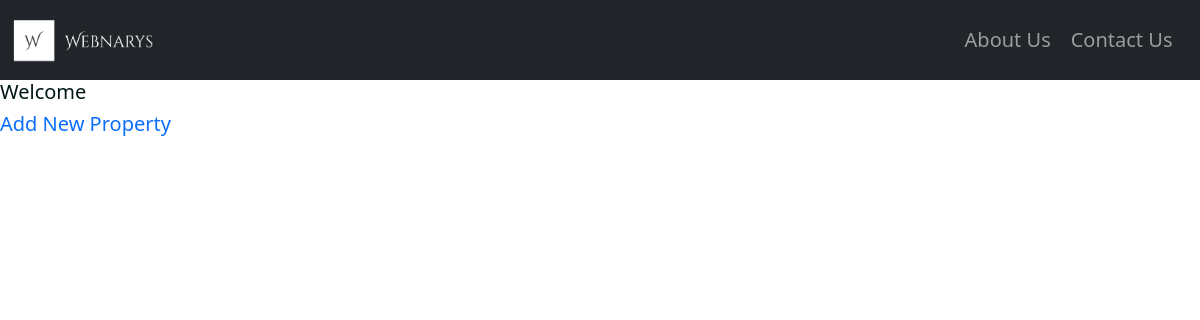
Page /listings on the earlier database version.
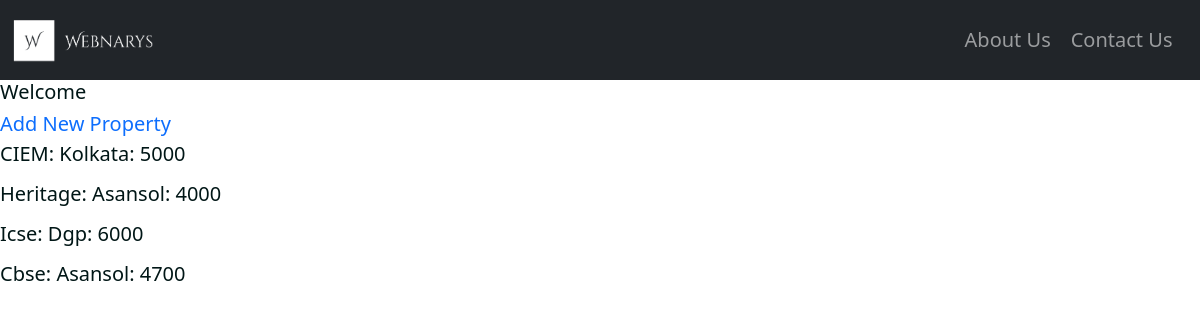
Same page on the later database version.
### home/models.py (models this page shows, shortened)
class Property(models.Model):
    institute_name= models.CharField(max_length=250)
    address= models.CharField(max_length=250)
    rent= models.IntegerField()

### home/views.py (the view)
# urls.py: path('listings', PropertyListView.as_view(), name='listings'),
class PropertyListView(ListView):
    model= Property
    template_name= "listings.html"

### templates/listings.html (shortened to what this page needs)
{% extends 'base.html' %}
{%block body %}
    <h2>Welcome </h2>
    <a href='{% url "add" %}'>Add New Property</a>
    {% for property in object_list %}
        <p> {{property.institute_name}}: {{property.address}}: {{property.rent}} </p>
    {% endfor %}
{%endblock body%}

### templates/base.html (shortened to what this page needs)
<!doctype html>
<html lang="en">
<head>
  <link href="https://cdn.jsdelivr.net/npm/bootstrap@5.0.1/dist/css/bootstrap.min.css" rel="stylesheet"
>
  {% load static %}
  <link href="{% static 'style.css' %}" rel="stylesheet">
</head>
<body>
  <nav class="navbar navbar-expand-lg navbar-dark bg-dark">
    <div class="container-fluid">
      <a class="navbar-brand" href="/">
        <img src="../static/images/logo.png" alt="company-logo" height="50x" width="auto" />
      </a>
      <div class="collapse navbar-collapse" id="navbarSupportedContent">
        <ul class="navbar-nav me-auto mb-2 mb-lg-0">
          <li class="nav-item">
            <a class="nav-link" href="/about">About Us</a>
          </li>
          <li class="nav-item">
            <a class="nav-link" href="/contact">Contact Us</a>
          </li>
        </ul>
      </div>
    </div>
  </nav>
  {% block body %} {%endblock body%}
</body>
</html>

### static/style.css (style rules this page uses)
:root { --pri-font-color: #ffffff; --sec-font-color: #001616; --pri-background-color: #ffffff; --sec-background-color: #e4e4e4; --border-color: #808080; }
* { box-sizing: border-box; margin: 0; padding: 0; font-size: 2rem; color: var(--sec-font-color); }
html { font-size: 10px; font-family: "Montserrat", Arial, Helvetica, sans-serif; }
a { text-decoration: none; }
.navbar-expand-lg .navbar-nav { margin-left: auto; margin-right: 0; }
.navbar-collapse { margin: 1rem; max-width: fit-content; }
.nav-link { padding: 0.5rem; margin: 0.5rem; }
ul { display: none; }

Differences in the rows shown:
added Property: institute_name "CIEM", address "Kolkata", rent "5000"
added Property: institute_name "Heritage", address "Asansol", rent "4000"
added Property: institute_name "Icse", address "Dgp", rent "6000"
added Property: institute_name "Cbse", address "Asansol", rent "4700"
